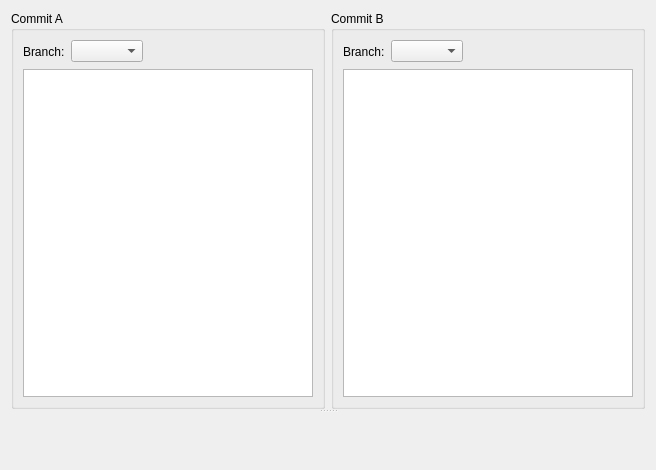
<?xml version="1.0" encoding="UTF-8"?>
<ui version="4.0">
 <class>CompareWidget</class>
 <widget class="QWidget" name="CompareWidget">
  <property name="geometry">
   <rect>
    <x>0</x>
    <y>0</y>
    <width>656</width>
    <height>470</height>
   </rect>
  </property>
  <property name="windowTitle">
   <string>Form</string>
  </property>
  <layout class="QGridLayout" name="gridLayout_3">
   <item row="0" column="0">
    <widget class="QSplitter" name="splitter">
     <property name="orientation">
      <enum>Qt::Vertical</enum>
     </property>
     <widget class="QWidget" name="">
      <layout class="QHBoxLayout" name="horizontalLayout">
       <item>
        <widget class="QGroupBox" name="groupBox">
         <property name="title">
          <string>Commit A</string>
         </property>
         <layout class="QGridLayout" name="gridLayout">
          <item row="0" column="0">
           <widget class="QLabel" name="label">
            <property name="text">
             <string>Branch:</string>
            </property>
           </widget>
          </item>
          <item row="0" column="1">
           <widget class="KComboBox" name="branchAComboBox"/>
          </item>
          <item row="0" column="2">
           <spacer name="horizontalSpacer">
            <property name="orientation">
             <enum>Qt::Horizontal</enum>
            </property>
            <property name="sizeHint" stdset="0">
             <size>
              <width>170</width>
              <height>23</height>
             </size>
            </property>
           </spacer>
          </item>
          <item row="1" column="0" colspan="3">
           <widget class="QTreeView" name="historyAView">
            <property name="alternatingRowColors">
             <bool>true</bool>
            </property>
            <property name="rootIsDecorated">
             <bool>false</bool>
            </property>
            <property name="itemsExpandable">
             <bool>false</bool>
            </property>
           </widget>
          </item>
         </layout>
        </widget>
       </item>
       <item>
        <widget class="QGroupBox" name="groupBox_2">
         <property name="title">
          <string>Commit B</string>
         </property>
         <layout class="QGridLayout" name="gridLayout_2">
          <item row="0" column="0">
           <widget class="QLabel" name="label_2">
            <property name="text">
             <string>Branch:</string>
            </property>
           </widget>
          </item>
          <item row="0" column="1">
           <widget class="KComboBox" name="branchBComboBox"/>
          </item>
          <item row="0" column="2">
           <spacer name="horizontalSpacer_2">
            <property name="orientation">
             <enum>Qt::Horizontal</enum>
            </property>
            <property name="sizeHint" stdset="0">
             <size>
              <width>170</width>
              <height>23</height>
             </size>
            </property>
           </spacer>
          </item>
          <item row="1" column="0" colspan="3">
           <widget class="QTreeView" name="historyBView">
            <property name="alternatingRowColors">
             <bool>true</bool>
            </property>
            <property name="rootIsDecorated">
             <bool>false</bool>
            </property>
            <property name="itemsExpandable">
             <bool>false</bool>
            </property>
           </widget>
          </item>
         </layout>
        </widget>
       </item>
      </layout>
     </widget>
     <widget class="DiffWidget" name="diffWidget" native="true"/>
    </widget>
   </item>
  </layout>
 </widget>
 <customwidgets>
  <customwidget>
   <class>KComboBox</class>
   <extends>QComboBox</extends>
   <header>kcombobox.h</header>
  </customwidget>
  <customwidget>
   <class>DiffWidget</class>
   <extends>QWidget</extends>
   <header>diffwidget.h</header>
   <container>1</container>
  </customwidget>
 </customwidgets>
 <resources/>
 <connections/>
</ui>
